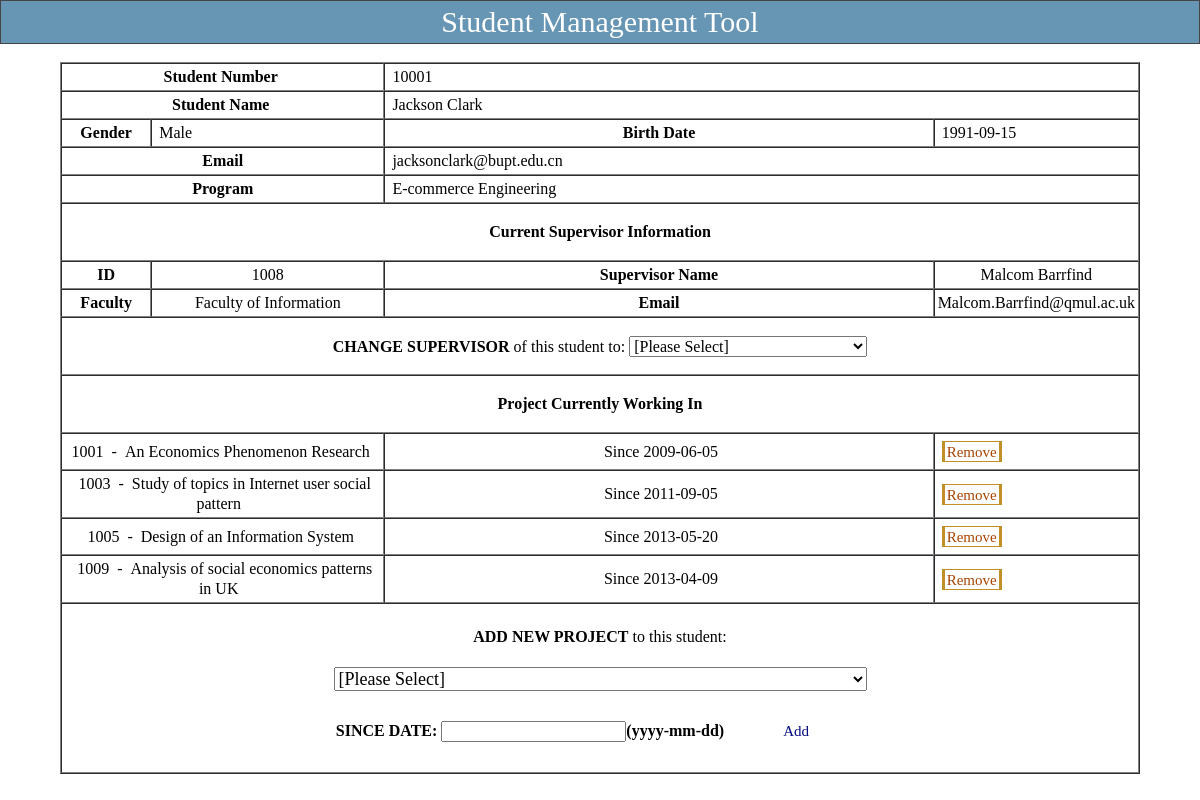
/student_details.php?sid=10001 (signed in), run on the app's committed database.
### tables this page shows
CREATE TABLE IF NOT EXISTS `student` (
  `Stu_Num` int(10) NOT NULL AUTO_INCREMENT,
  `Stu_Name` varchar(20) NOT NULL,
  `Birth_Date` date NOT NULL,
  `Gender` varchar(10) NOT NULL,
  `Email` varchar(50) NOT NULL,
  `Program` varchar(25) NOT NULL,
  `Sup_ID` int(11) NOT NULL DEFAULT '1000',
  PRIMARY KEY (`Stu_Num`),
  KEY `student_ibfk_1` (`Sup_ID`)
);

CREATE TABLE IF NOT EXISTS `supervisor` (
  `Sup_Name` varchar(50) NOT NULL,
  `Sup_ID` int(11) NOT NULL,
  `Faculty` varchar(50) DEFAULT NULL,
  `Title` varchar(30) DEFAULT NULL,
  `Research_int` varchar(30) DEFAULT NULL,
  `email` varchar(50) NOT NULL,
  PRIMARY KEY (`Sup_ID`)
);

CREATE TABLE IF NOT EXISTS `works_in` (
  `Stu_Num` int(11) NOT NULL,
  `Project_ID` int(11) NOT NULL,
  `Since_Date` date DEFAULT NULL,
  PRIMARY KEY (`Stu_Num`,`Project_ID`),
  KEY `Project_ID` (`Project_ID`)
);

CREATE TABLE IF NOT EXISTS `project` (
  `Project_ID` int(11) NOT NULL AUTO_INCREMENT,
  `Project_Title` varchar(100) NOT NULL,
  `Fund_Amount` int(10) NOT NULL,
  `Fund_Source` varchar(50) NOT NULL,
  `Fund_Purpose` varchar(20) NOT NULL,
  `Early_Assess` int(10) DEFAULT NULL,
  `Mid_Assess` int(10) DEFAULT NULL,
  `Final_Assess` int(10) DEFAULT NULL,
  `Project_Description` varchar(300) DEFAULT NULL,
  `Current_Stage` varchar(20) NOT NULL DEFAULT 'Proposing',
  `Managed_by` int(15) NOT NULL,
  PRIMARY KEY (`Project_ID`)
);

### htdocs/student_details.php (the view, shortened to what this page needs)
<!DOCTYPE html PUBLIC "-//W3C//DTD XHTML 1.0 Transitional//EN" "http://www.w3.org/TR/xhtml1/DTD/xhtml1-transitional.dtd">
<html xmlns="http://www.w3.org/1999/xhtml">
<head>
<link href="css/css.css" rel="stylesheet" type="text/css"/>
<link href="css/style.css" rel="stylesheet" type="text/css" />
</head>
<body>
<table width="100%" border="0" cellspacing="0" cellpadding="0">
        <tr>
          <table width="100%" border="0" align="center" cellpadding="0" cellspacing="0">
		<td height="40" class="font42">
				<table width="100%" border="0" cellpadding="4" cellspacing="1" bgcolor="#464646" class="newfont03">
				 <tr class="CTitle" >
                    	<td height="22" colspan="8" align="center" style="font-size:30px;font-family:Georgia">Student Management Tool</td>
                  </tr>
      </table></td>
  </tr>
</table>
<br>
<table id="subtree1" style="DISPLAY: " align="center" width="90%" border="1" cellspacing="0" cellpadding="3" align="centr" class = "newfont09">
<?php
	if (isset($_GET['sid']) and !empty($_GET['sid'])){
		$sid = $_GET['sid'];
		$query = "SELECT * FROM student
				  INNER JOIN supervisor ON student.Sup_ID = supervisor.Sup_ID
				  WHERE student.Stu_Num = ".$sid.";";
		$result = mysql_query($query);
		$student = mysql_fetch_array($result);
	};
?>
		<tr>
		<td height = "20" width="30%" align = "center" class = "newfont09" colspan="2">
		<b>Student Number&nbsp;</b></td><td class = "newfont09" colspan="2">&nbsp;<?php echo $student['Stu_Num'];?>
		</td>
		</tr>
		<tr>
		<td class = "newfont09" height = "20" align = "center" colspan="2">
		<b>Student Name&nbsp;</b><br></td><td class = "newfont09" colspan="2">&nbsp;<?php echo $student['Stu_Name'];?>
		</td>
		</tr>
		<tr>
		<td class = "newfont09" height = "20" align = "center" width = "15">
		<b>Gender</b></td><td class = "newfont09">&nbsp;<?php echo $student['Gender'];?>
		</td>
		<td class = "newfont09" height = "20" align = "center">
		<b>Birth Date</b></td><td class = "newfont09">&nbsp;<?php echo $student['Birth_Date'];?>
		</td>
		</tr>
		<tr>
		<td class = "newfont09" height = "20" align = "center" colspan="2">
		<b>Email<br></b>
		</td>
		<td class = "newfont09" colspan="2">&nbsp;<?php echo $student['Email'];?>
		</td>
		</tr>
		<tr>
		<td class = "newfont09" height = "20" align = "center" colspan="2">
		<b>Program<br></b>
		</td>
		<td class = "newfont09" colspan="2">&nbsp;<?php echo $student['Program'];?>
		</td>
		</tr>
		<tr>
		<td class = "newfont09" height = "50" align = "center" colspan="4">
		<b>Current Supervisor Information<br></b></td>
		</tr>
		<tr>
		<td class = "newfont09" align = "center">
		<b>ID</b>
		</td>
		<td class = "newfont09" align = "center">
		<?php echo $student['Sup_ID']?>
		</td>
		<td class = "newfont09" align = "center">
		<b>Supervisor Name</b>
		</td>
		<td class = "newfont09" align = "center">
		<?php echo $student['Sup_Name'];?>
		</td>
		</tr>
		<tr>
		<td class = "newfont09" align = "center">
		<b>Faculty</b>
		</td>
		<td class = "newfont09" align = "center">
		<?php echo $student['Faculty']?>
		</td>
		<td class = "newfont09" align = "center">
		<b>Email</b>
		</td>
		<td class = "newfont09" align = "center">
		<?php echo $student['email'];?>
		</td>
		</tr>
		<tr>
		<td class = "newfont09" height = "50" align = "center" colspan="4">
		<b>CHANGE SUPERVISOR</b> of this student to:
		<select name = "supervisor_change" id = "supervisor_change" style="font-size:16px;font-family:Georgia" onChange = "changeSupervisor()">
				<option selected="selected" id = "No_Supervisor_Selected" value = "N/A">[Please Select]</option>
		</select>
		</td>
		</tr>
		<?php
		$student_project_query = "SELECT * FROM student
								  INNER JOIN works_in ON works_in.Stu_Num = student.Stu_Num
								  INNER JOIN project ON project.Project_ID = works_in.Project_ID
								  WHERE student.Stu_Num = ".$sid.";";
		$student_project_result = mysql_query($student_project_query);
		?>
		<tr>
		<td class = "newfont09" height = "50" align = "center" colspan="4">
		<b>Project Currently Working In<br></b></td>
		</tr>
		<?php
			while($row = mysql_fetch_array($student_project_result)){
			echo '<tr><td class = "newfont09" colspan="2"  align = "center">&nbsp;'.$row['Project_ID'].'&nbsp; - &nbsp;'.$row['Project_Title'].
			'&nbsp;&nbsp;</td><td class = "newfont09" colspan="1"  align = "center">&nbsp;Since '.$row['Since_Date'].'</td><td width = "40" colspan="1"><button style="font-size:15px;font-family:Georgia;" class = "dhbutton06" id ="'.$row['Project_ID'].'"
			onclick="removeProject(this.id)">Remove</button><br></td></tr>';
			}
		?>
		<tr>
		<td class = "newfont09" height = "80" align = "center" colspan="4"><br>
		<b>ADD NEW PROJECT</b> to this student:<br><br>
		<select name = "project_add" id = "project_add" style="font-size:18px;font-family:Georgia">
				<option selected="selected" id = "No_Project_Selected" value = "N/A">[Please Select]</option>
		</select>
		<br><br><b>SINCE DATE: <input type = "text" id = "since_date" name = "since_date"/>(yyyy-mm-dd)
		<button style="font-size:15px;font-family:Georgia;" class = "dhbutton04" onclick="addProject()">Add</button>
		<br><br></td>
		</tr>
		</table>
</body>
</html>

### htdocs/css/css.css (style rules this page uses)
.newfont03 { font-family: "Times"; font-size: 17px; color: #000000; text-decoration: none; }
.newfont09 { font-family: "Times"; font-size: 16px; line-height: 20px; color: #000000; text-decoration: none; }
.dhbutton04 { font-family: "Times"; font-size: 16px; color: #000980; background-image: url(../images/dhbutton04.gif); height: 30px; width: 128px; border-top-width: 0px; border-right-width: 0px; border-bottom-width: 0px; border-left-width: 0px; border-top-style: solid; border-right-style: solid; border-bottom-style: solid; border-left-style: solid; }

### htdocs/css/style.css (style rules this page uses)
body { margin:0px; }
html { scrollbar-face-color:#CCD0DB; scrollbar-highlight-color:#fff; scrollbar-shadow-color:#fff; scrollbar-3dlight-color:#6795B4; scrollbar-arrow-color:#20669A; scrollbar-track-color:#fff; scrollbar-darkshadow-color:#6795B4; border:0; }
html { overflow-x: hidden; overflow-y: auto; }
TD { font-size: 12px; }
.CTitle { background:#6795B4; padding:5px; text-align:left; color:#FFFFFF; font-size:13px; font-family: Verdana, Arial, Helvetica, sans-serif; }
select { font-size:12px; }
button { background:#fff;border:1px solid #C28F27;padding:2px 2px 0px 2px;margin:4px;border-width:1px 3px 1px 3px;font-size: 12px;color: #A74300; }

### htdocs/student_details.php (style rules this page uses)
html { overflow-x: auto; overflow-y: auto; border:0; }

### data on the page
student: Stu_Num "10001", Stu_Name "Jackson Clark", Gender "Male", Birth_Date "1991-09-15", Email "jacksonclark@bupt.edu.cn", Program "E-commerce Engineering", Sup_ID.Sup_ID "1008", Sup_ID.Sup_Name "Malcom Barrfind", Sup_ID.Faculty "Faculty of Information", Sup_ID.email "Malcom.Barrfind@qmul.ac.uk"
works_in: Project_ID.Project_ID "1001", Project_ID.Project_Title "An Economics Phenomenon Research", Since_Date "2009-06-05"
works_in: Project_ID.Project_ID "1003", Project_ID.Project_Title "Study of topics in Internet user social pattern", Since_Date "2011-09-05"
works_in: Project_ID.Project_ID "1005", Project_ID.Project_Title "Design of an Information System", Since_Date "2013-05-20"
works_in: Project_ID.Project_ID "1009", Project_ID.Project_Title "Analysis of social economics patterns in UK", Since_Date "2013-04-09"
